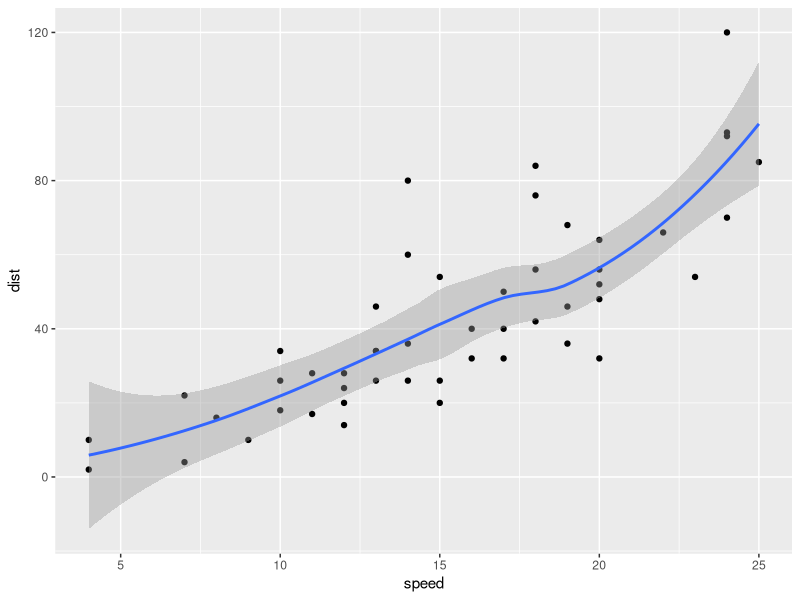
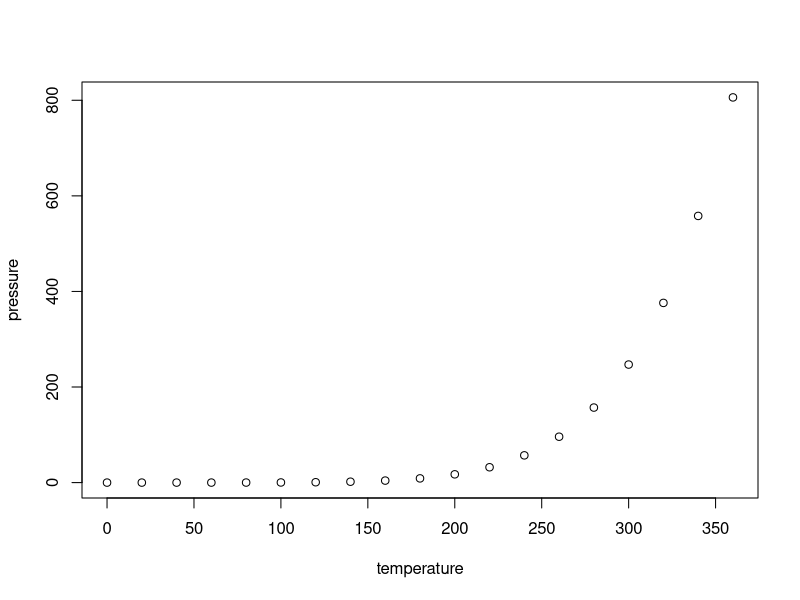

These charts were generated, in order, by the following R code:
## ---- chunk 1
knitr::opts_chunk$set(echo = TRUE)
## ---- chunk 2
#quick summary and plot 
library(ggplot2)
summary(cars)
qplot(speed, dist, data = cars) + 
      geom_smooth()
## ---- chunk 3
summary(cars)
## ---- chunk 4
plot(pressure)
